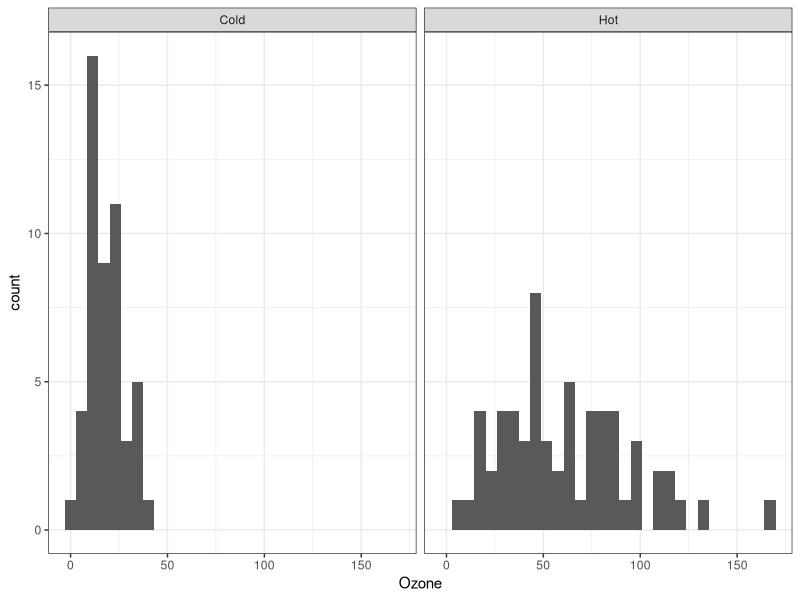
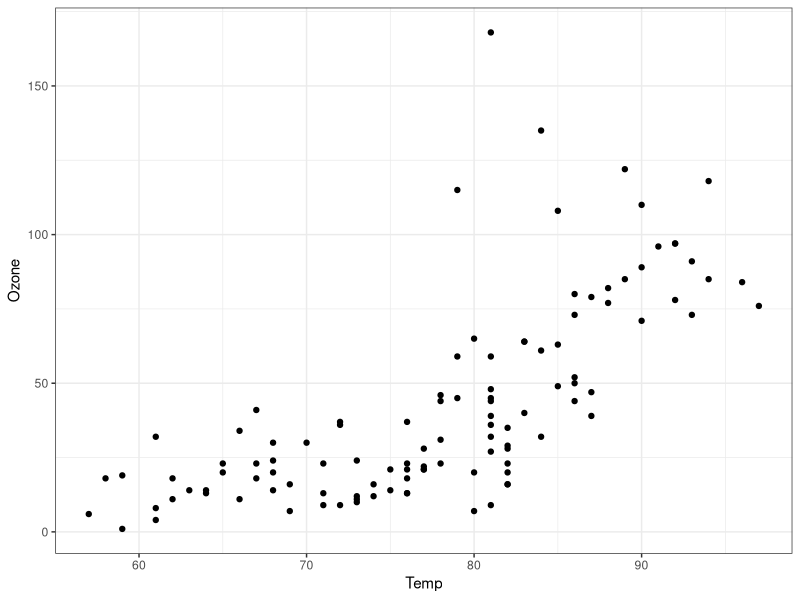
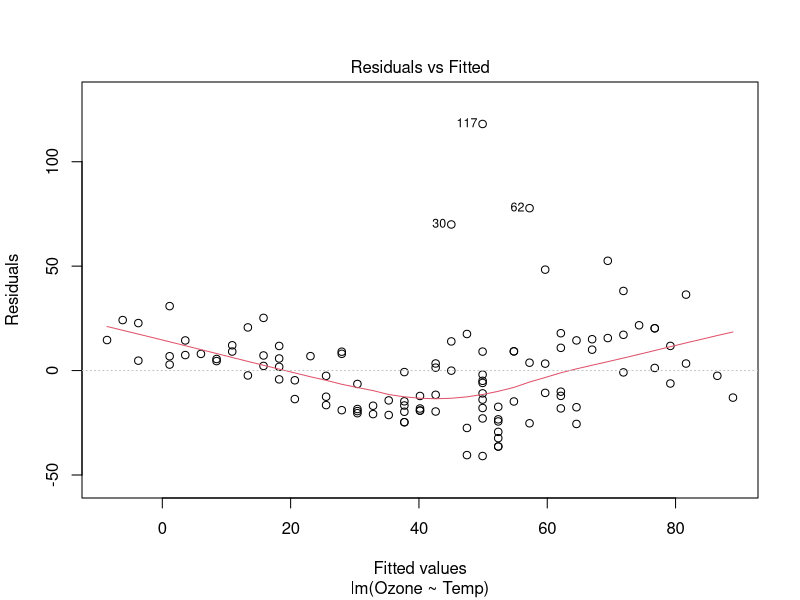
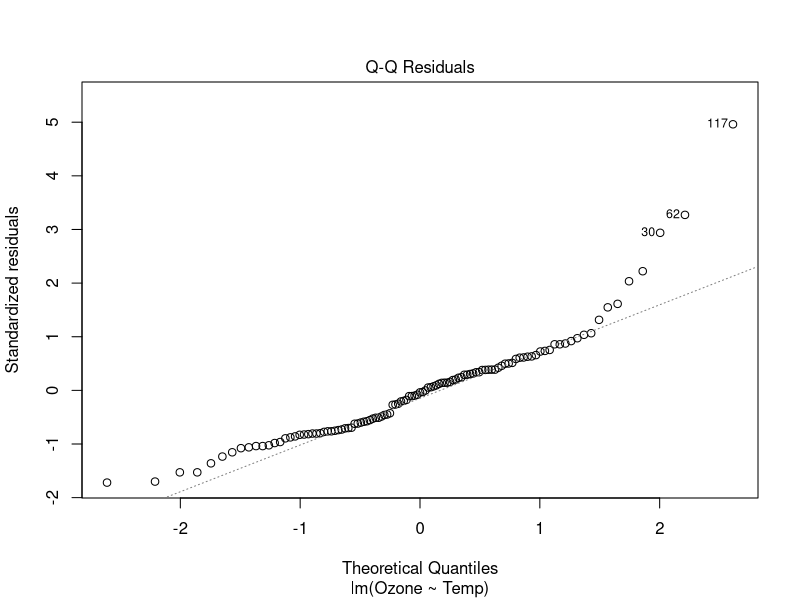
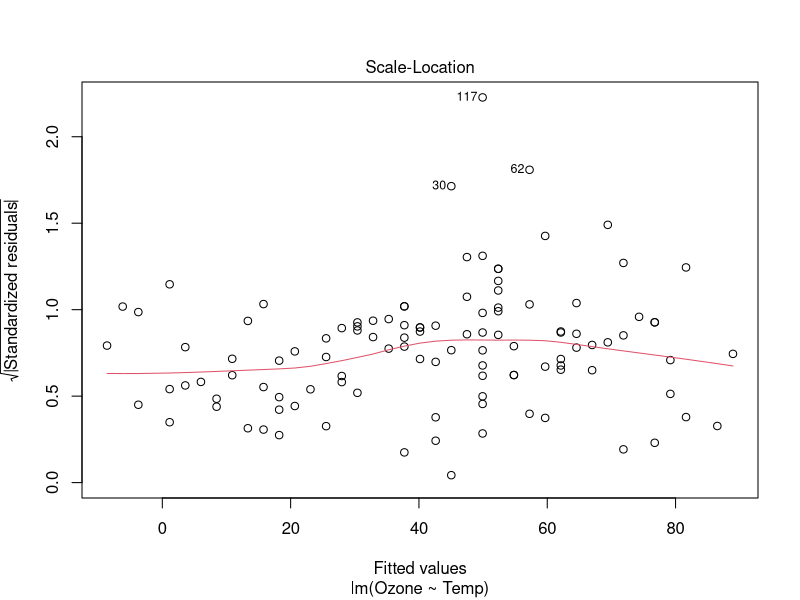
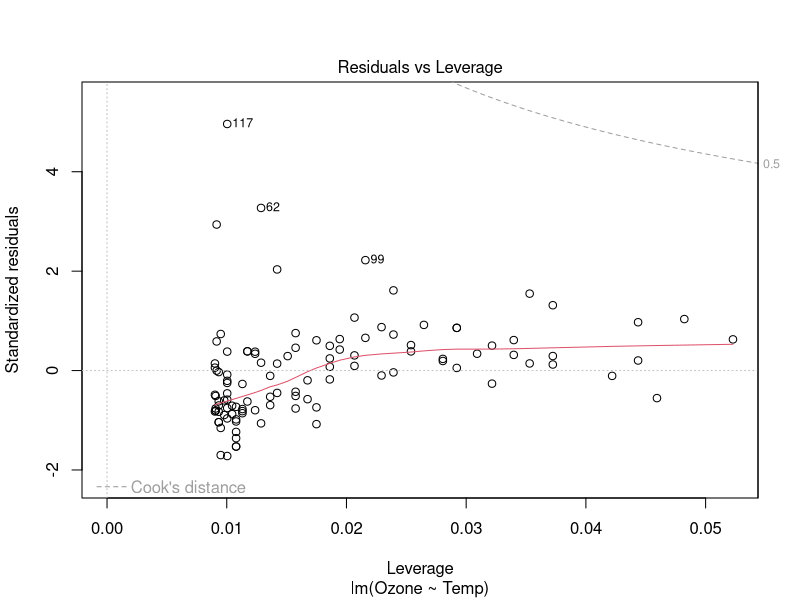

These charts were generated, in order, by the following R code:
## ---- chunk 1
knitr::opts_chunk$set(echo = TRUE)

## ---- chunk 2

library(ggplot2)
library(dplyr)

# Select 
aq_obs <- airquality[complete.cases(airquality), ]
## ---- chunk 3
aq_obs$HighTemperature <- cut(aq_obs$Temp, breaks = 2, labels = c("Cold", "Hot"))

aq_obs$HighTemperature
## ---- chunk 4
aq_obs %>% group_by(HighTemperature) %>% summarize(mean(Ozone), median(Ozone), min(Ozone), max(Ozone))
## ---- chunk 5

ggplot(aq_obs, aes(x = Ozone)) + geom_histogram() + facet_wrap(~HighTemperature) + theme_bw()
## ---- chunk 6
aq_anova_model <- aov(Ozone ~ HighTemperature, data = aq_obs)
aq_anova_model
## ---- chunk 7
summary(aq_anova_model)
## ---- chunk 8
ggplot(aq_obs, aes(x = Temp, y = Ozone)) + geom_point() + theme_bw()
## ---- chunk 9
temp_lm <- lm(Ozone ~ Temp, data = aq_obs)

summary(temp_lm)
## ---- chunk 10
plot(temp_lm)
## ---- chunk 11
temp_log_lm <- lm(log(Ozone) ~ Temp, data = aq_obs)

summary(temp_log_lm)
## ---- chunk 12
temp_log_interaction_lm <- lm(log(Ozone) ~ Temp*Wind, data = aq_obs)
summary(temp_log_interaction_lm)
## ---- chunk 13
temp_log_quadratic_lm <- lm(log(Ozone) ~ Temp + Wind + I(Wind^2), data = aq_obs)
summary(temp_log_quadratic_lm)
## ---- chunk 14
icpt_model <- lm(Ozone ~ 1, data = aq_obs)
temp_model <- lm(Ozone ~ HighTemperature, data = aq_obs)
## ---- chunk 15
summary(aq_anova_model)

# Two regressions as input gives the same result.
anova(icpt_model, temp_model)
## ---- chunk 16
wind_model <- lm(Ozone ~ HighTemperature + Wind, data = aq_obs)
interaction_model <- lm(Ozone ~ HighTemperature + Wind + HighTemperature*Wind, data = aq_obs)


anova(icpt_model, temp_model, wind_model, interaction_model)
## ---- chunk 17
ancova_type_mod <- lm(log(Ozone) ~ Temp + Wind, data = aq_obs)
summary(ancova_type_mod)
## ---- chunk 18
aq_glm <- glm(HighTemperature ~ Ozone, data = aq_obs, family = binomial(link = "logit"))

summary(aq_glm)
